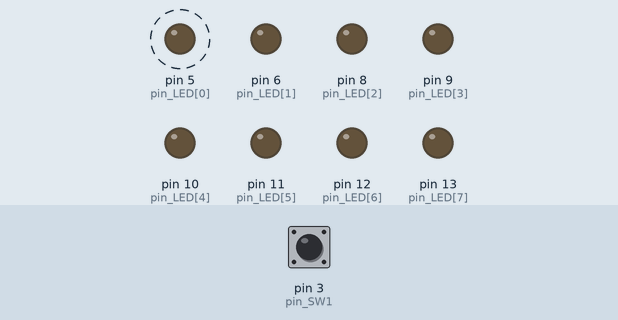
The sketch below on a simulated Arduino Uno, built with avr-gcc and run on an emulated ATmega328P. On the bench: output pins drawn as LEDs (lit = HIGH). Dashed ring = blinking. The test bench sets the inputs (shaded band); at power-on: pin 3 (pin_SW1) LOW.

Above: at 1.2 s.
1.3 s: pin 3 (pin_SW1) pulled HIGH for 0.15 s
At 3.9 s:
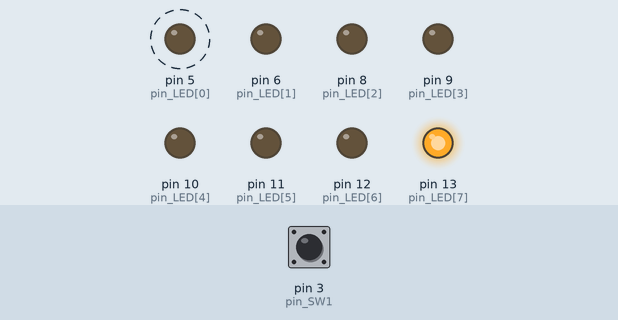
10.4 s: pin 3 (pin_SW1) pulled HIGH for 1 s
At 11.75 s:
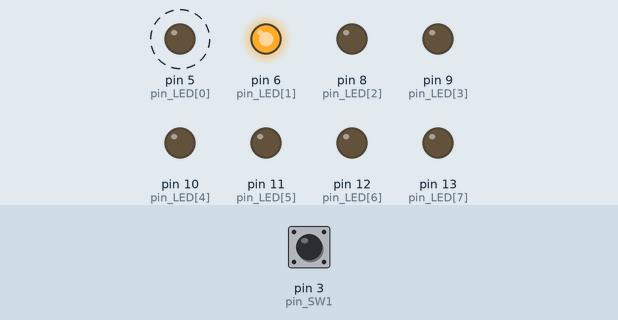
At 14.75 s:
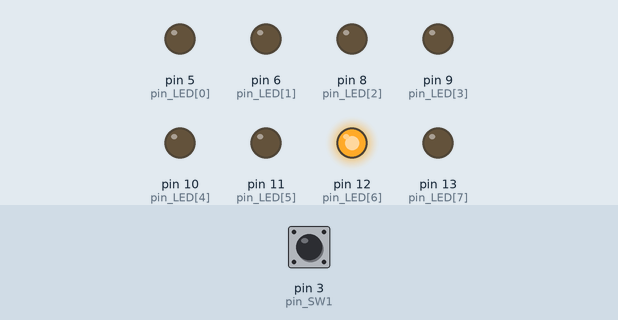
Timing chart, 0 to 19.4 s (numbered marks = the images above; inputs shaded):
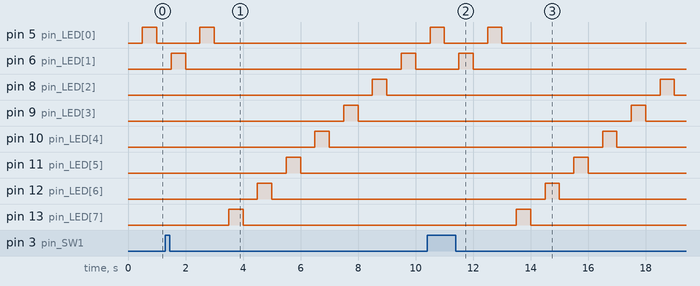

The sketch:

Interrupt.ino
```cpp
#include <TimerOne.h>
volatile int pin_LED[8] = {5, 6, 8, 9, 10, 11, 12, 13};
int pin_SW1 = 3;

boolean flag = false;

int i;
int count = 0, count2 = 0;


unsigned long previousMillis = 0;
const long delayTime = 1001;

void setup() {
  pinMode(pin_SW1, INPUT);

  for(int b=0; b<8; b++){
    pinMode(pin_LED[b], OUTPUT);
  }
  Timer1.initialize(500000);
  Timer1.attachInterrupt(interrupt);

}

void loop() {
  uint8_t SW1_data;
  SW1_data = digitalRead(pin_SW1);

  unsigned long currentMillis = millis();

  if(flag == false){
    if(SW1_data == HIGH){
      flag = true;
      delay(10);
    }
  }else if(flag == true){
    if(SW1_data == HIGH){
      flag = false;
      delay(10);
    }
  }

  if((currentMillis - previousMillis >= delayTime)&&(flag==false)){
    previousMillis = currentMillis;
    if(count2>0) i=count2;
    count2=0;
    i++;
    count = i;
    if(i>7) i=0;
  }

  if((currentMillis - previousMillis >= delayTime)&&(flag==true)){
    previousMillis = currentMillis;
    if(count<7) i=count;
    count=7;
    i--;
    count2 = i;
    if(i<0) i=7;
  }


}

void interrupt(){
    digitalWrite(pin_LED[i], !digitalRead(pin_LED[i]));
}
```

Measured:
- after the input at 10.4 s, pin 5 (pin_LED[0]): LOW → HIGH after 2.1 s, → LOW 0.50 s later
- by itself, pin 6 (pin_LED[1]): alternates HIGH for 0.50 s and LOW for 7.5 s
